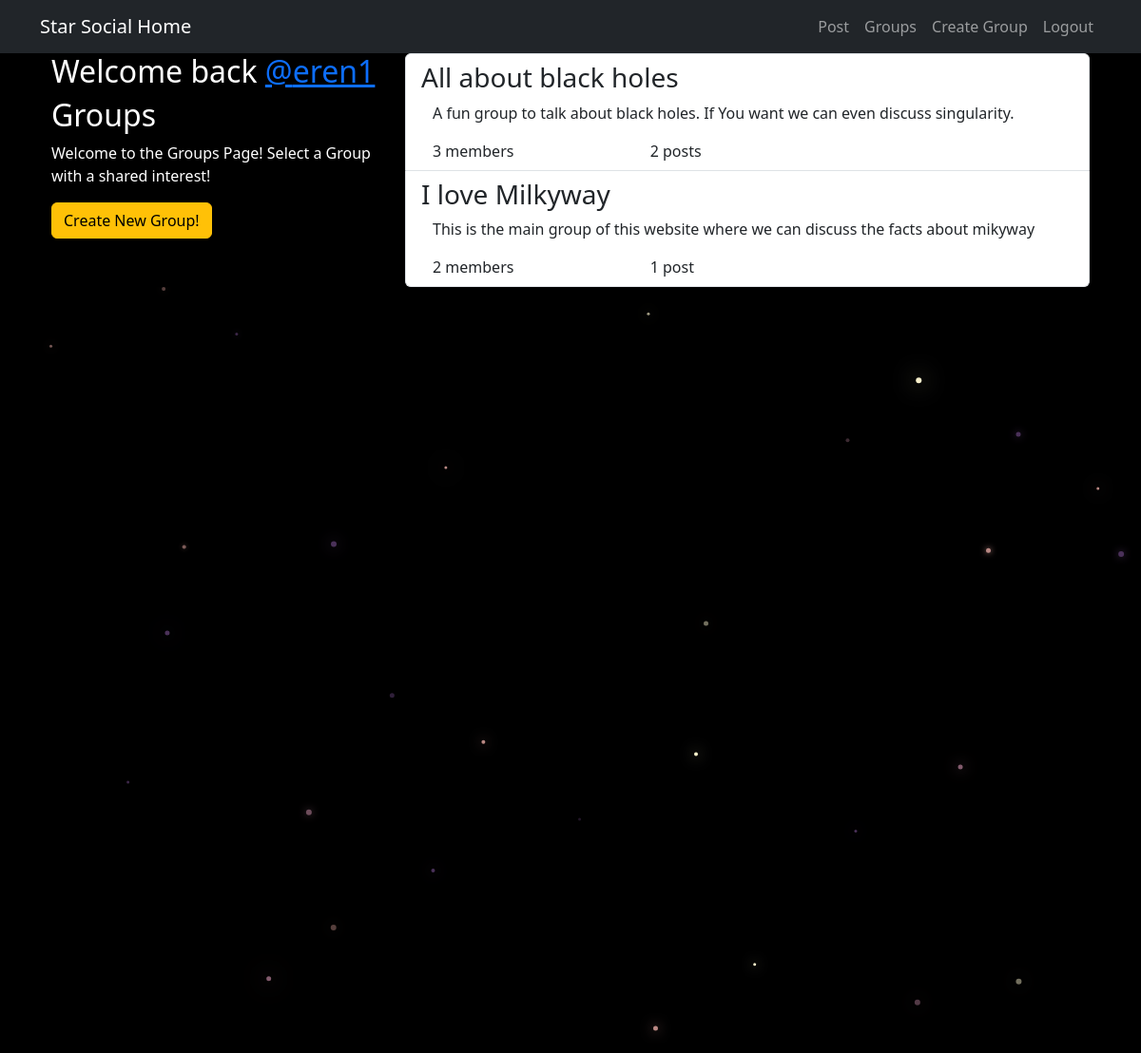
Screenshot of /groups/ (signed in) with the database file from the repository.
### groups/models.py (models this page shows, shortened)
class Group(models.Model):
    name = models.CharField(max_length=255, unique=True)
    slug = models.SlugField(allow_unicode=True, unique=True)
    description = models.TextField(blank=True, default='')
    description_html = models.TextField(editable=False, default='', blank=True)
    members = models.ManyToManyField(User,through="GroupMember")
    class Meta:
        ordering = ["name"]

### groups/views.py (the view)
# urls.py: path("", views.ListGroups.as_view(), name="all"),
class ListGroups(generic.ListView):
    model = Group

### groups/templates/groups/group_list.html (shortened to what this page needs)
{% extends "groups/group_base.html" %}
{% block pregroup %}
<div class="col-md-4">
	<div class="content">
		{% if user.is_authenticated %}
		<h2>
			Welcome back
			<a href="{% url 'posts:for_user' username=user.username %}">@{{user.username }}</a>
		</h2>
    {% endif %}
			<h2>Groups</h2>
			<p>Welcome to the Groups Page! Select a Group with a shared interest!</p>
	</div>
	{% if user.is_authenticated %}
	<a href="{% url 'groups:create' %}" class="btn btn-md btn-fill btn-warning"> Create New Group!</a>
	{% endif %}
</div>
{% endblock %}
{% block group_content %}
<div class="col-md-8">
	<div class="list-group">
		{% for group in object_list %}
		  <a class="list-group-item" href="{% url 'groups:single' slug=group.slug %}">
			     <h3 class="title list-group-item-heading">{{ group.name }}</h3>
			<div class="list-group-item-text container-fluid">
				{{ group.description_html|safe }}
				<div class="row">
					<div class="col-md-4">
						<span class="label">{{ group.members.count }}</span> member{{ group.members.count|pluralize }}
					</div>
					<div class="col-md-4">
						<span class="label">{{ group.posts.count }}</span> post{{ group.posts.count|pluralize }}
					</div>
				</div>
			</div>
		</a>
		{% endfor %}
	</div>
</div>
{% endblock %}

### static/ilovespace/css/master.css (style rules this page uses)
body { margin: 0; overflow: hidden; background-color: black; color:white; }

### rows the page displays
Group: name "All about black holes", description_html "A fun group to talk about black holes. If You want we can even discuss singularity.", members.count "3", posts.count "2"
Group: name "I love Milkyway", description_html "This is the main group of this website where we can discuss the facts about mikyway", members.count "2", posts.count "1"

### other values shown
{{ user.username }} "eren1"
